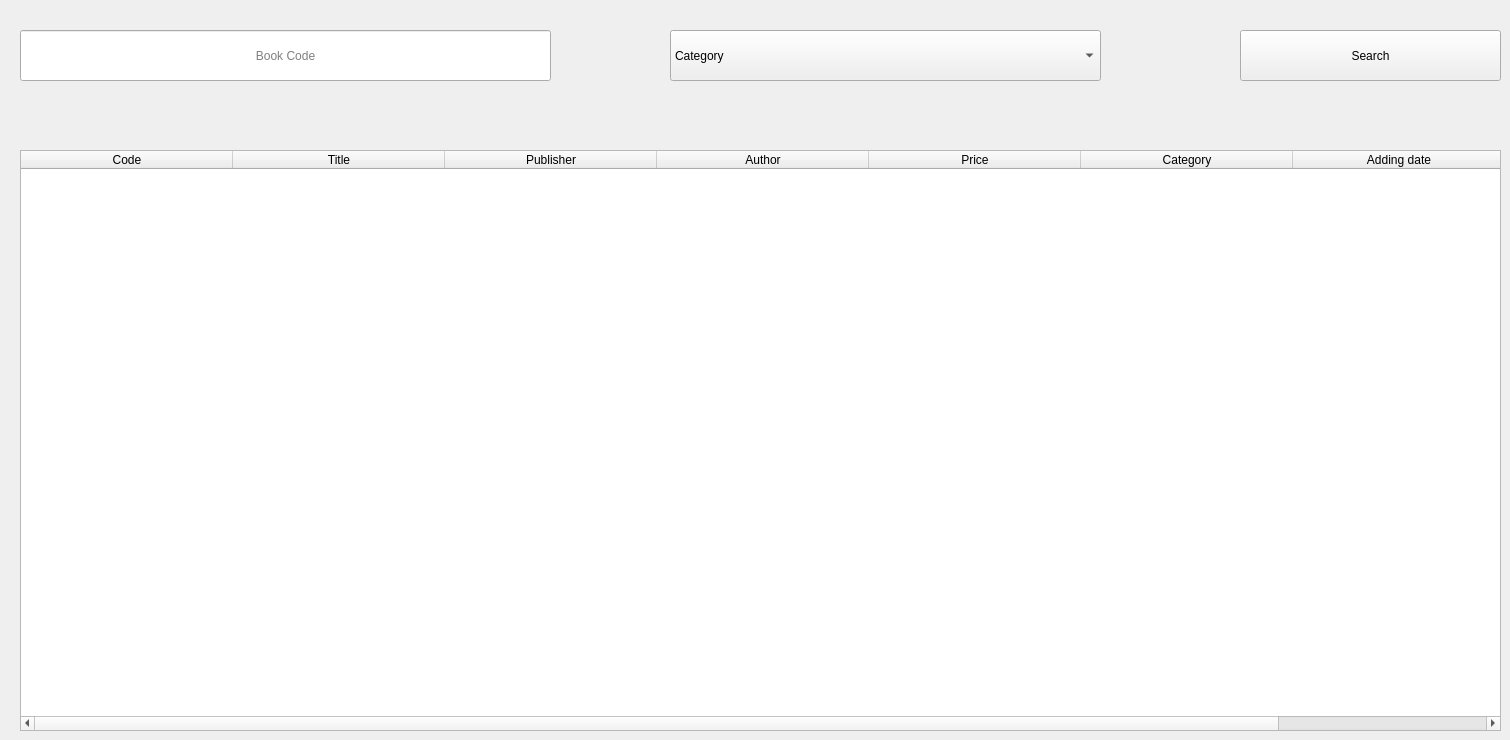
      <widget class="QWidget" name="tab_8">
       <attribute name="title">
        <string>All Books</string>
       </attribute>
       <widget class="QPushButton" name="all_book_serach_btn">
        <property name="geometry">
         <rect>
          <x>1240</x>
          <y>30</y>
          <width>261</width>
          <height>51</height>
         </rect>
        </property>
        <property name="styleSheet">
         <string notr="true">font: 75 20pt &quot;Times New Roman&quot;;</string>
        </property>
        <property name="text">
         <string>Search</string>
        </property>
       </widget>
       <widget class="QLineEdit" name="all_book_code">
        <property name="geometry">
         <rect>
          <x>20</x>
          <y>30</y>
          <width>531</width>
          <height>51</height>
         </rect>
        </property>
        <property name="styleSheet">
         <string notr="true">font: 75 20pt &quot;Times New Roman&quot;;</string>
        </property>
        <property name="alignment">
         <set>Qt::AlignCenter</set>
        </property>
        <property name="placeholderText">
         <string>Book Code</string>
        </property>
       </widget>
       <widget class="QComboBox" name="all_book_cate">
        <property name="geometry">
         <rect>
          <x>670</x>
          <y>30</y>
          <width>431</width>
          <height>51</height>
         </rect>
        </property>
        <property name="styleSheet">
         <string notr="true">font: 75 20pt &quot;Times New Roman&quot;;</string>
        </property>
        <item>
         <property name="text">
          <string>Category</string>
         </property>
        </item>
       </widget>
       <widget class="QTableWidget" name="all_book_table">
        <property name="geometry">
         <rect>
          <x>20</x>
          <y>150</y>
          <width>1481</width>
          <height>581</height>
         </rect>
        </property>
        <property name="styleSheet">
         <string notr="true">font: 75 20pt &quot;Times New Roman&quot;;</string>
        </property>
        <attribute name="horizontalHeaderDefaultSectionSize">
         <number>212</number>
        </attribute>
        <attribute name="horizontalHeaderMinimumSectionSize">
         <number>100</number>
        </attribute>
        <attribute name="verticalHeaderShowSortIndicator" stdset="0">
         <bool>true</bool>
        </attribute>
        <column>
         <property name="text">
          <string>Code</string>
         </property>
         <property name="textAlignment">
          <set>AlignCenter</set>
         </property>
        </column>
        <column>
         <property name="text">
          <string>Title</string>
         </property>
         <property name="textAlignment">
          <set>AlignCenter</set>
         </property>
        </column>
        <column>
         <property name="text">
          <string>Publisher</string>
         </property>
         <property name="textAlignment">
          <set>AlignCenter</set>
         </property>
        </column>
        <column>
         <property name="text">
          <string>Author</string>
         </property>
         <property name="textAlignment">
          <set>AlignCenter</set>
         </property>
        </column>
        <column>
         <property name="text">
          <string>Price</string>
         </property>
         <property name="textAlignment">
          <set>AlignCenter</set>
         </property>
        </column>
        <column>
         <property name="text">
          <string>Category</string>
         </property>
         <property name="textAlignment">
          <set>AlignCenter</set>
         </property>
        </column>
        <column>
         <property name="text">
          <string>Adding date</string>
         </property>
         <property name="textAlignment">
          <set>AlignCenter</set>
         </property>
        </column>
       </widget>
      </widget>
